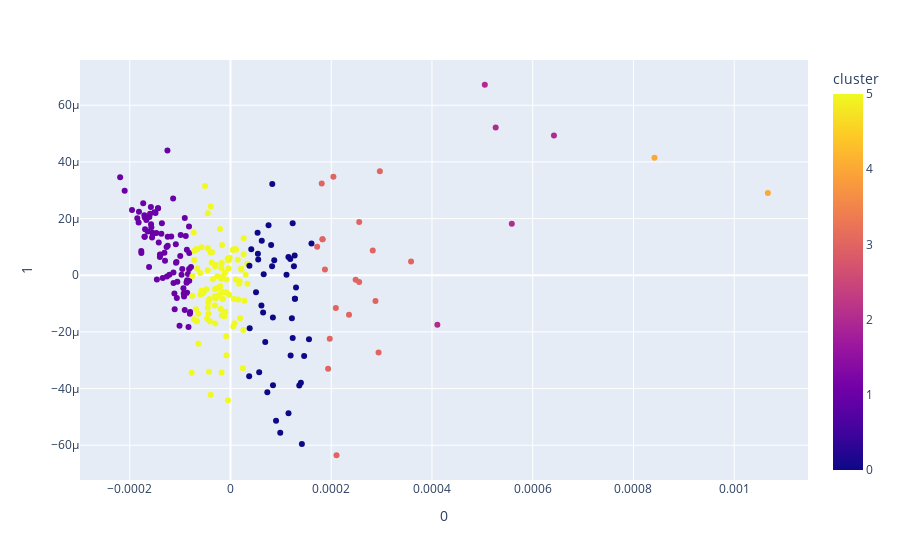

Notebook cell for this chart:
### Code cell
fig = px.scatter(pc_data, x=0, y=1,
              color='cluster')
fig.show()

### Figure 1 — Plotly figure (JSON) as saved in the notebook; plotly's stock layout.template omitted (floating-point values rounded to 4 significant figures; data arrays with more than 128 entries replaced by an {"elided": "..."} marker saying what was removed)
{"data": [{"hovertemplate": "0=%{x}<br>1=%{y}<br>cluster=%{marker.color}<extra></extra>", "legendgroup": "", "marker": {"color": {"elided": "252 int values"}, "coloraxis": "coloraxis", "symbol": "circle"}, "mode": "markers", "name": "", "orientation": "v", "showlegend": false, "type": "scatter", "x": {"elided": "252 float values"}, "xaxis": "x", "y": {"elided": "252 float values"}, "yaxis": "y"}], "layout": {"coloraxis": {"colorbar": {"title": {"text": "cluster"}}, "colorscale": [[0, "#0d0887"], [0.1111, "#46039f"], [0.2222, "#7201a8"], [0.3333, "#9c179e"], [0.4444, "#bd3786"], [0.5556, "#d8576b"], [0.6667, "#ed7953"], [0.7778, "#fb9f3a"], [0.8889, "#fdca26"], [1, "#f0f921"]]}, "legend": {"tracegroupgap": 0}, "margin": {"t": 60}, "xaxis": {"anchor": "y", "domain": [0, 1], "title": {"text": "0"}}, "yaxis": {"anchor": "x", "domain": [0, 1], "title": {"text": "1"}}}}
